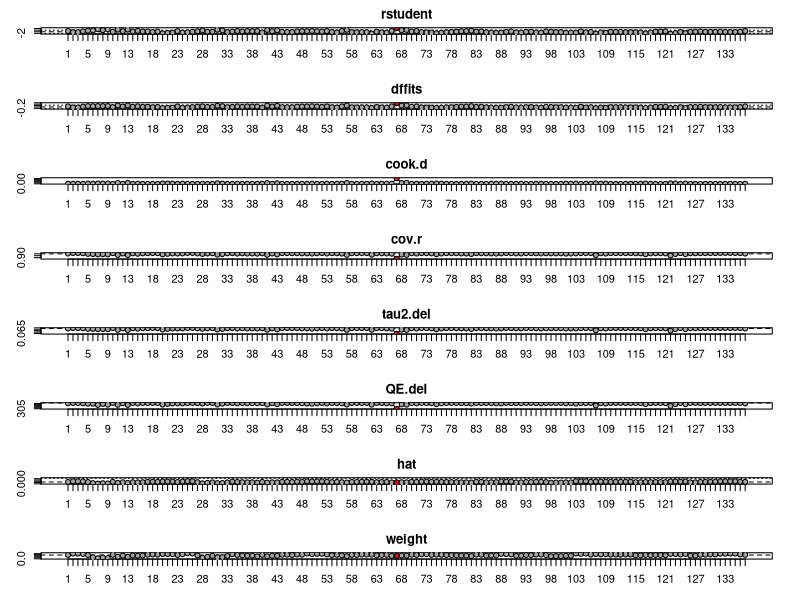
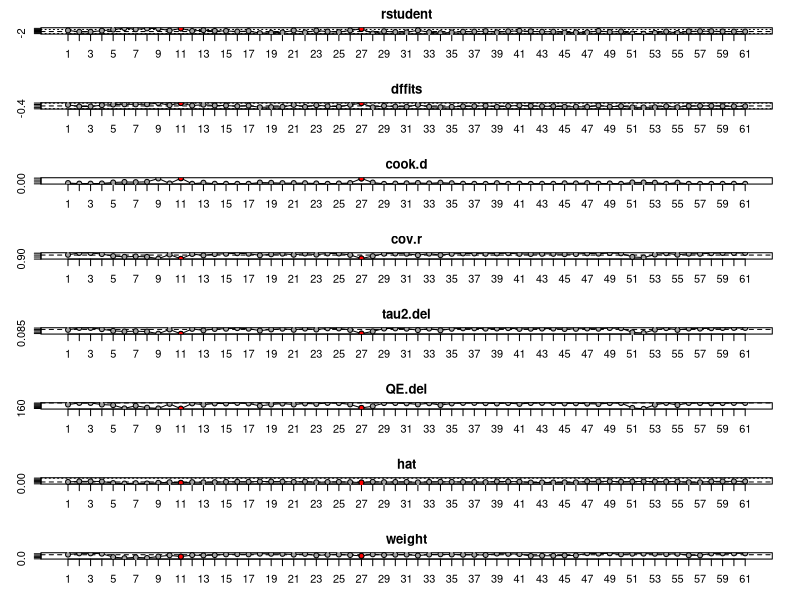

Write the R code that produced these figures, in order.
library(metafor)

# Full Data
data = read.csv("Results.csv")

res_mod_all <- rma(yi = Effect.Size, vi = Variance, model="RE", data = data)
print(res_mod_all$b)
print(confint(res_mod_all))
summary(res_mod_all)

### calculate influence diagnostics
inf <- influence(res_mod_all)
summary(inf)

### plot the influence diagnostics
par(mfrow=c(8,1))
plot(inf)

data = data[-67, ] # upon inspecting inf, we found that row 67 is an outlier

res_mod_all <- rma(yi = Effect.Size, vi = Variance, model="RE", data = data)
print(res_mod_all$b)
print(confint(res_mod_all))
summary(res_mod_all)

res_mod <- rma(yi = Effect.Size, vi = Variance, mods = ~ Design + Female.Participant.Proportion, data = data)
summary(res_mod)

# Delta-SSQ only

data = read.csv("Results_delta_only.csv")

res_mod_delta <- rma(yi = Effect.Size, vi = Variance, model="RE", data = data)
print(res_mod_delta$b)
print(confint(res_mod_delta))
summary(res_mod_delta)

### calculate influence diagnostics
inf <- influence(res_mod_delta)
summary(inf)

### plot the influence diagnostics
par(mfrow=c(8,1))
plot(inf)

# upon inspecting inf, we did not find any outlier

res_mod_delta <- rma(yi = Effect.Size, vi = Variance, model="RE", data = data)
print(res_mod_delta$b)
print(confint(res_mod_delta))
summary(res_mod_delta)

res_mod <- rma(yi = Effect.Size, vi = Variance, mods = ~ Design + Female.Participant.Proportion, data = data)
summary(res_mod)
